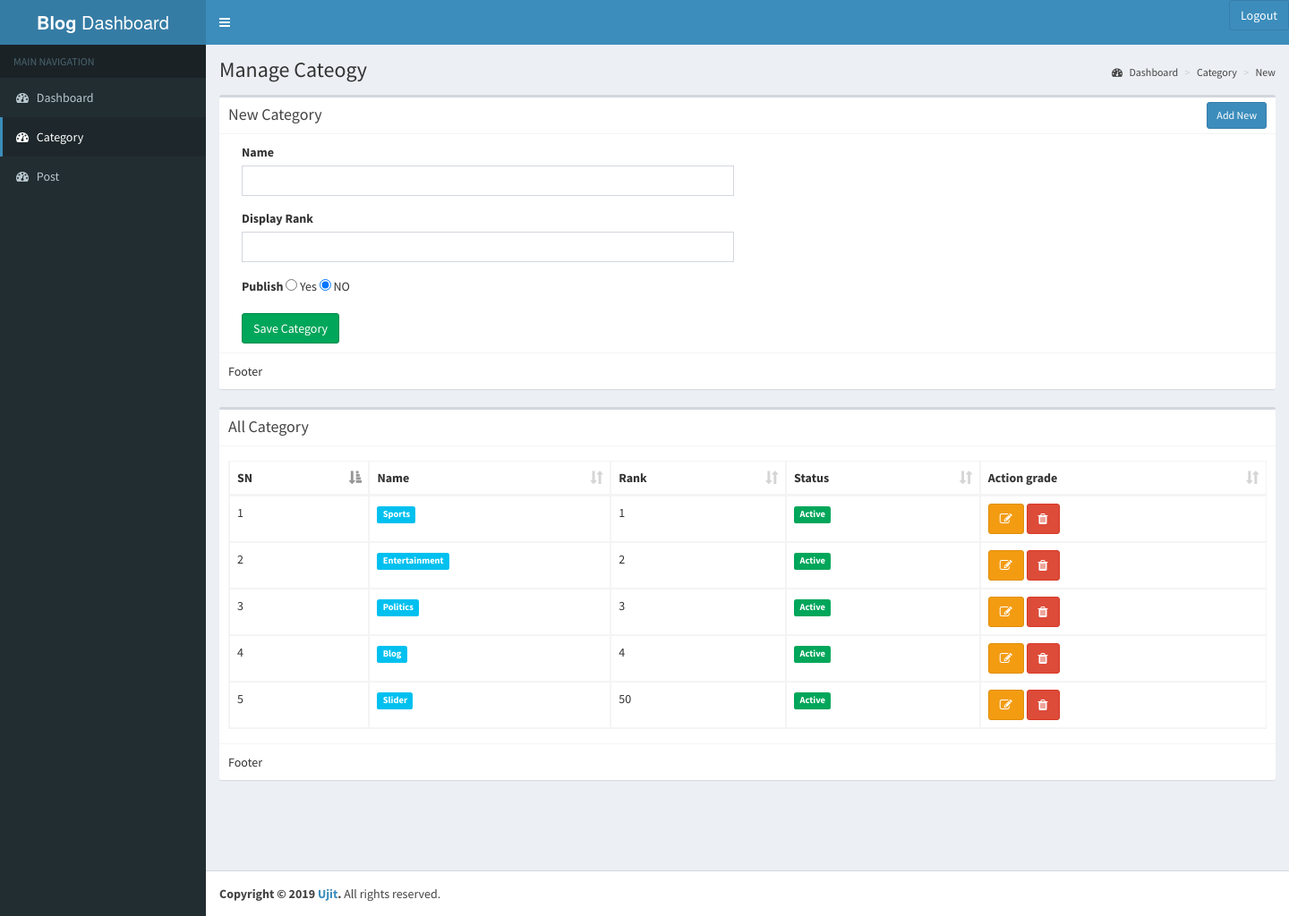
The page /admin/category-add.php (signed in) on the database its author committed.
### tables this page shows
CREATE TABLE `category` (
  `id` int(11) NOT NULL,
  `name` varchar(50) NOT NULL,
  `rank` int(11) NOT NULL,
  `status` tinyint(1) DEFAULT '1'
);

### admin/config/config.php (called while the page is built, shortened)
<?php
function base_url($atRoot=FALSE, $atCore=FALSE, $parse=FALSE) {
        if (isset($_SERVER['HTTP_HOST'])) {
            $http = isset($_SERVER['HTTPS']) && strtolower($_SERVER['HTTPS']) !== 'off' ? 'https' : 'http';
            $hostname = $_SERVER['HTTP_HOST'];
            $dir =  str_replace(basename($_SERVER['SCRIPT_NAME']), '', $_SERVER['SCRIPT_NAME']);
            $core = preg_split('@/@', str_replace($_SERVER['DOCUMENT_ROOT'], '', realpath(dirname(__FILE__))), NULL, PREG_SPLIT_NO_EMPTY);
            $core = $core[0];
            $tmplt = $atRoot ? ($atCore ? "%s://%s/%s/" : "%s://%s/") : ($atCore ? "%s://%s/%s/" : "%s://%s%s");
            $end = $atRoot ? ($atCore ? $core : $hostname) : ($atCore ? $core : $dir);
            $base_url = sprintf( $tmplt, $http, $hostname, $end );
        }
        else $base_url = 'http://localhost/';
        return $base_url;
}
?>

### admin/class/base.class.php (called while the page is built, shortened)
<?php
Class Base {
	function __construct(){
		@$con = mysqli_connect('localhost','root','','ujit');
		return $this->con = $con;
	}
	function get($var) {
		return $this->$var;
	}
}
?>

### admin/category-add.php (the view, shortened to what this page needs)
<?php
		require_once "header.php";
		$validation = new FormValidation;
?>
	<div class="content-wrapper">
	  <section class="content-header">
	    <h1>
	      Manage Cateogy
	    </h1>
	    <ol class="breadcrumb">
	      <li><a href="<?php echo base_url();?>"><i class="fa fa-dashboard"></i> Dashboard</a>
	      </li>
	      <li><a href="<?php echo base_url();?>category-add.php">Category</a>
	      </li>
	      <li><a href="<?php echo base_url();?>category-add.php">New</a>
	      </li>
	    </ol>
	  </section>
	  <section class="content">
	    <div class="box">
			<div class="box-header with-border">
			<h3 class="box-title">New Category</h3>
			<div class="box-tools pull-right">
			  <a class="btn btn-primary btn-sm" href="<?php echo base_url()?>category-add.php">Add New</a>
			</div>
			</div>
			<div class="box-body">
		        <div class="col-lg-6">
		            <form role="form" action="" method="post" enctype="multipart/form-data">
		                <div class="form-group">
		                    <label for="ctg_id">Name</label>
		                    <input type="text" name="name" required class="form-control">
		                </div>
						<div class="form-group">
						    <label for="status">Display Rank</label>
						    <input type="number" class="form-control" name="rank" required>
						</div>
		                <div class="form-group">
		                    <label for="status">Publish</label>
		                    <input type="radio" name="status_key"  value="1"> Yes
		                    <input type="radio" name="status_key"  checked="" value="0" checked=""> NO
		                </div>
		                <button type="submit" class="btn btn-success" name="btnSave">Save Category</button>
		            </form>
		        </div>
			</div>
	      <div class="box-footer">
	        Footer
	      </div>
	    </div>
	    <div class="box">
			<div class="box-header with-border">
			<h3 class="box-title">All Category</h3>
			</div>
			<div class="box-body">
		        <table id="example2" class="table table-bordered table-hover dataTable" role="grid" aria-describedby="example2_info">
		              <thead>
		              <tr role="row"><th class="sorting_asc" tabindex="0" aria-controls="example2" rowspan="1" colspan="1" aria-sort="ascending" aria-label="Rendering engine: activate to sort column descending">SN</th><th class="sorting" tabindex="0" aria-controls="example2" rowspan="1" colspan="1" aria-label="Browser: activate to sort column ascending">Name</th><th class="sorting" tabindex="0" aria-controls="example2" rowspan="1" colspan="1" aria-label="Platform(s): activate to sort column ascending">Rank</th><th class="sorting" tabindex="0" aria-controls="example2" rowspan="1" colspan="1" aria-label="Engine version: activate to sort column ascending">Status</th><th class="sorting" tabindex="0" aria-controls="example2" rowspan="1" colspan="1" aria-label="CSS grade: activate to sort column ascending">Action grade</th></tr>
		              </thead>
		              <tbody>
		              <tr role="row" class="odd">
	              	<?php
	              		$i=1;
	              		$sql = "select * from category";
	              		$res = $validation->get('con')->query($sql);
	              		while($row=$res->fetch_assoc()) {
	              	?>
		                <td class="sorting_1"><?php echo $i++; ?></td>
		                <td><span class="label label-info"><?php echo $row['name']; ?></span></td>
		                <td><?php echo $row['rank']; ?></td>
		                <td><?php echo ($row['status']==1) ? "<sapn class='label label-success'>Active</span>" : "<sapn class='label label-danger'>Inactive</span>"; ?></td>
		                <td><a class="btn btn-md btn-warning" href="<?php echo base_url()?>category-edit.php?id=<?php echo $row['id'];?>"><i class="fa fa-edit"></i></a> <a class="btn btn-md btn-danger"  href="<?php echo base_url()?>category-del.php?id=<?php echo $row['id']?>"onClick="confirm('Delete entry?')"><i class="fa fa-trash"></i></a></td>
		              </tr>
	              	<?php
	              		}
	              	?>
		              </tbody>
		        </table>
			</div>
	      <div class="box-footer">
	        Footer
	      </div>
	    </div>
	  </section>
	</div>
<?php require_once "footer.php";?>

### rows shown on the page
category: name "Sports", rank "1", status "Active"
category: name "Entertainment", rank "2", status "Active"
category: name "Politics", rank "3", status "Active"
category: name "Blog", rank "4", status "Active"
category: name "Slider", rank "50", status "Active"
